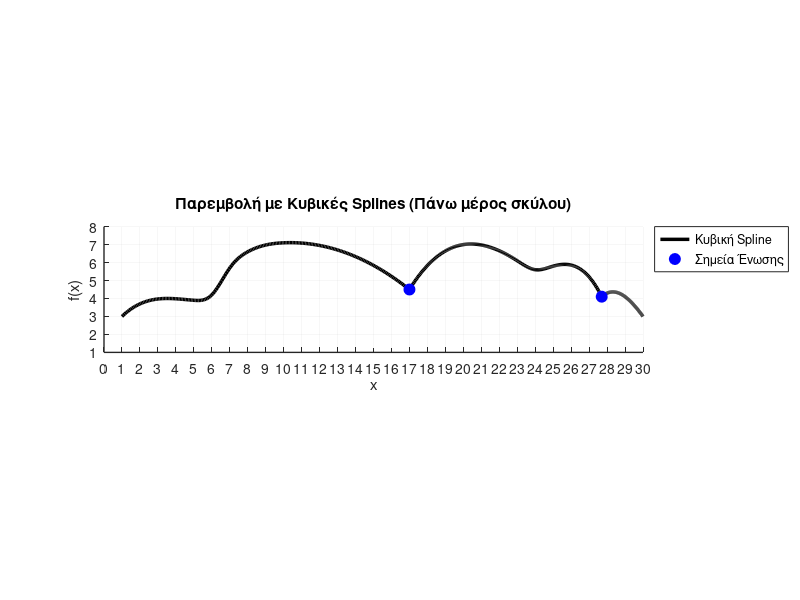

This figure's MATLAB source:
% Καθαρισμός και Κλείσιμο όλων των παραθύρων
close all; clear; clc;

%% ================== 1. ΔΕΔΟΜΕΝΑ ==================
x1 = [1, 2, 5, 6, 7, 8, 10, 13, 17];
y1 = [3.0, 3.7, 3.9, 4.2, 5.7, 6.6, 7.1, 6.7, 4.5];

x2 = [17, 20, 23, 24, 25, 27, 27.7];
y2 = [4.5, 7.0, 6.1, 5.6, 5.8, 5.2, 4.1];

x3 = [27.7, 28, 29, 30];
y3 = [4.1, 4.3, 4.1, 3.0];

%% ================== 2. ΥΠΟΛΟΓΙΣΜΟΣ ==================
xx1 = linspace(x1(1), x1(end), 200); yy1 = spline(x1, y1, xx1);
xx2 = linspace(x2(1), x2(end), 200); yy2 = spline(x2, y2, xx2);
xx3 = linspace(x3(1), x3(end), 200); yy3 = spline(x3, y3, xx3);

%% ================== 3. ΣΧΕΔΙΑΣΗ ΓΡΑΦΗΜΑΤΟΣ ==================
figure('Name', 'Κυβικές Splines - Σκύλος', 'Color', 'w');
hold on; axis equal; grid on;

xticks(0:1:30); yticks(1:1:8);
set(gca, 'GridColor', [0.8 0.8 0.8], 'LineWidth', 1); axis([0 30 1 8]);

p1 = plot([xx1 xx2 xx3], [yy1 yy2 yy3], 'k-', 'LineWidth', 2.5);
p2 = plot([17, 27.7], [4.5, 4.1], 'bo', 'MarkerFaceColor', 'b', 'MarkerSize', 8);

xlabel('x'); ylabel('f(x)');
title('Παρεμβολή με Κυβικές Splines (Πάνω μέρος σκύλου)');
legend([p1, p2(1)], 'Κυβική Spline', 'Σημεία Ένωσης', 'Location', 'northeastoutside');

%% ================== 4. ΚΑΘΟΡΙΣΜΟΣ (ΕΞΑΓΩΓΗ ΣΕ ΑΡΧΕΙΟ) ==================
% Γράφουμε όλες τις εξισώσεις σε ένα αρχείο για να μην κοπούν
fileID = fopen('Snoopy_Equations_Full.txt', 'w');
fprintf(fileID, 'ΜΑΘΗΜΑΤΙΚΟΣ ΚΑΘΟΡΙΣΜΟΣ ΤΩΝ SPLINES (ΟΛΕΣ ΟΙ ΠΕΡΙΟΧΕΣ)\r\n');
fprintf(fileID, '=======================================================\r\n\r\n');

% Περιοχή 1
[breaks1, coefs1, l1, ~, ~] = unmkpp(spline(x1, y1));
fprintf(fileID, '--- ΠΕΡΙΟΧΗ 1: Σώμα / Πλάτη ---\r\n');
for i = 1:l1
    fprintf(fileID, 'Για x στο διάστημα [%g, %g]:\r\n', breaks1(i), breaks1(i+1));
    fprintf(fileID, 'S(x) = (%+.4f)*(x - %g)^3 (%+.4f)*(x - %g)^2 (%+.4f)*(x - %g) (%+.4f)\r\n\r\n', coefs1(i,1), breaks1(i), coefs1(i,2), breaks1(i), coefs1(i,3), breaks1(i), coefs1(i,4));
end

% Περιοχή 2
[breaks2, coefs2, l2, ~, ~] = unmkpp(spline(x2, y2));
fprintf(fileID, '\r\n--- ΠΕΡΙΟΧΗ 2: Κεφάλι ---\r\n');
for i = 1:l2
    fprintf(fileID, 'Για x στο διάστημα [%g, %g]:\r\n', breaks2(i), breaks2(i+1));
    fprintf(fileID, 'S(x) = (%+.4f)*(x - %g)^3 (%+.4f)*(x - %g)^2 (%+.4f)*(x - %g) (%+.4f)\r\n\r\n', coefs2(i,1), breaks2(i), coefs2(i,2), breaks2(i), coefs2(i,3), breaks2(i), coefs2(i,4));
end

% Περιοχή 3
[breaks3, coefs3, l3, ~, ~] = unmkpp(spline(x3, y3));
fprintf(fileID, '\r\n--- ΠΕΡΙΟΧΗ 3: Μουσούδα ---\r\n');
for i = 1:l3
    fprintf(fileID, 'Για x στο διάστημα [%g, %g]:\r\n', breaks3(i), breaks3(i+1));
    fprintf(fileID, 'S(x) = (%+.4f)*(x - %g)^3 (%+.4f)*(x - %g)^2 (%+.4f)*(x - %g) (%+.4f)\r\n\r\n', coefs3(i,1), breaks3(i), coefs3(i,2), breaks3(i), coefs3(i,3), breaks3(i), coefs3(i,4));
end
fclose(fileID);

% Αυτόματο άνοιγμα του αρχείου (για να κάνεις κατευθείαν Αντιγραφή-Επικόλληση)
edit Snoopy_Equations_Full.txt
